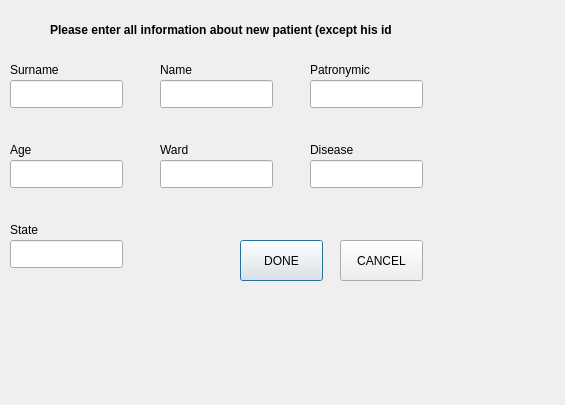
<?xml version="1.0" encoding="UTF-8"?>
<ui version="4.0">
 <class>form_add</class>
 <widget class="QDialog" name="form_add">
  <property name="geometry">
   <rect>
    <x>0</x>
    <y>0</y>
    <width>565</width>
    <height>405</height>
   </rect>
  </property>
  <property name="windowTitle">
   <string>ADD</string>
  </property>
  <widget class="QLabel" name="label">
   <property name="geometry">
    <rect>
     <x>50</x>
     <y>20</y>
     <width>341</width>
     <height>20</height>
    </rect>
   </property>
   <property name="font">
    <font>
     <bold>true</bold>
    </font>
   </property>
   <property name="text">
    <string>Please enter all information about new patient (except his id)</string>
   </property>
  </widget>
  <widget class="QLineEdit" name="lineEdit_surname">
   <property name="geometry">
    <rect>
     <x>10</x>
     <y>80</y>
     <width>113</width>
     <height>28</height>
    </rect>
   </property>
  </widget>
  <widget class="QLineEdit" name="lineEdit_name">
   <property name="geometry">
    <rect>
     <x>160</x>
     <y>80</y>
     <width>113</width>
     <height>28</height>
    </rect>
   </property>
  </widget>
  <widget class="QLineEdit" name="lineEdit_patronymic">
   <property name="geometry">
    <rect>
     <x>310</x>
     <y>80</y>
     <width>113</width>
     <height>28</height>
    </rect>
   </property>
  </widget>
  <widget class="QLineEdit" name="lineEdit_age">
   <property name="geometry">
    <rect>
     <x>10</x>
     <y>160</y>
     <width>113</width>
     <height>28</height>
    </rect>
   </property>
  </widget>
  <widget class="QLineEdit" name="lineEdit_ward">
   <property name="geometry">
    <rect>
     <x>160</x>
     <y>160</y>
     <width>113</width>
     <height>28</height>
    </rect>
   </property>
  </widget>
  <widget class="QLineEdit" name="lineEdit_disease">
   <property name="geometry">
    <rect>
     <x>310</x>
     <y>160</y>
     <width>113</width>
     <height>28</height>
    </rect>
   </property>
  </widget>
  <widget class="QLineEdit" name="lineEdit_state">
   <property name="geometry">
    <rect>
     <x>10</x>
     <y>240</y>
     <width>113</width>
     <height>28</height>
    </rect>
   </property>
  </widget>
  <widget class="QPushButton" name="pushButton_done">
   <property name="geometry">
    <rect>
     <x>240</x>
     <y>240</y>
     <width>83</width>
     <height>41</height>
    </rect>
   </property>
   <property name="text">
    <string>DONE</string>
   </property>
  </widget>
  <widget class="QPushButton" name="pushButton_cancel">
   <property name="geometry">
    <rect>
     <x>340</x>
     <y>240</y>
     <width>83</width>
     <height>41</height>
    </rect>
   </property>
   <property name="text">
    <string>CANCEL</string>
   </property>
  </widget>
  <widget class="QLabel" name="label_2">
   <property name="geometry">
    <rect>
     <x>10</x>
     <y>60</y>
     <width>63</width>
     <height>20</height>
    </rect>
   </property>
   <property name="text">
    <string>Surname</string>
   </property>
  </widget>
  <widget class="QLabel" name="label_3">
   <property name="geometry">
    <rect>
     <x>160</x>
     <y>60</y>
     <width>63</width>
     <height>20</height>
    </rect>
   </property>
   <property name="text">
    <string>Name</string>
   </property>
  </widget>
  <widget class="QLabel" name="label_4">
   <property name="geometry">
    <rect>
     <x>310</x>
     <y>60</y>
     <width>63</width>
     <height>20</height>
    </rect>
   </property>
   <property name="text">
    <string>Patronymic</string>
   </property>
  </widget>
  <widget class="QLabel" name="label_5">
   <property name="geometry">
    <rect>
     <x>10</x>
     <y>140</y>
     <width>63</width>
     <height>20</height>
    </rect>
   </property>
   <property name="text">
    <string>Age</string>
   </property>
  </widget>
  <widget class="QLabel" name="label_6">
   <property name="geometry">
    <rect>
     <x>160</x>
     <y>140</y>
     <width>63</width>
     <height>20</height>
    </rect>
   </property>
   <property name="text">
    <string>Ward</string>
   </property>
  </widget>
  <widget class="QLabel" name="label_7">
   <property name="geometry">
    <rect>
     <x>310</x>
     <y>140</y>
     <width>63</width>
     <height>20</height>
    </rect>
   </property>
   <property name="text">
    <string>Disease</string>
   </property>
  </widget>
  <widget class="QLabel" name="label_8">
   <property name="geometry">
    <rect>
     <x>10</x>
     <y>220</y>
     <width>63</width>
     <height>20</height>
    </rect>
   </property>
   <property name="text">
    <string>State</string>
   </property>
  </widget>
 </widget>
 <resources/>
 <connections/>
</ui>
